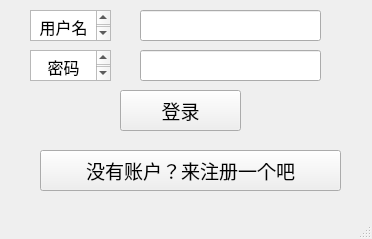
<?xml version="1.0" encoding="UTF-8"?>
<ui version="4.0">
 <class>Login</class>
 <widget class="QMainWindow" name="Login">
  <property name="geometry">
   <rect>
    <x>0</x>
    <y>0</y>
    <width>372</width>
    <height>239</height>
   </rect>
  </property>
  <property name="windowTitle">
   <string>MainWindow</string>
  </property>
  <widget class="QWidget" name="login">
   <widget class="QTextEdit" name="textEdit">
    <property name="geometry">
     <rect>
      <x>30</x>
      <y>10</y>
      <width>81</width>
      <height>31</height>
     </rect>
    </property>
    <property name="html">
     <string>&lt;!DOCTYPE HTML PUBLIC &quot;-//W3C//DTD HTML 4.0//EN&quot; &quot;http://www.w3.org/TR/REC-html40/strict.dtd&quot;&gt;
&lt;html&gt;&lt;head&gt;&lt;meta name=&quot;qrichtext&quot; content=&quot;1&quot; /&gt;&lt;style type=&quot;text/css&quot;&gt;
p, li { white-space: pre-wrap; }
&lt;/style&gt;&lt;/head&gt;&lt;body style=&quot; font-family:'SimSun'; font-size:9pt; font-weight:400; font-style:normal;&quot;&gt;
&lt;p align=&quot;center&quot; style=&quot; margin-top:0px; margin-bottom:0px; margin-left:0px; margin-right:0px; -qt-block-indent:0; text-indent:0px;&quot;&gt;&lt;span style=&quot; font-size:12pt;&quot;&gt;用户名&lt;/span&gt;&lt;/p&gt;&lt;/body&gt;&lt;/html&gt;</string>
    </property>
   </widget>
   <widget class="QTextEdit" name="textEdit_2">
    <property name="geometry">
     <rect>
      <x>30</x>
      <y>50</y>
      <width>81</width>
      <height>31</height>
     </rect>
    </property>
    <property name="html">
     <string>&lt;!DOCTYPE HTML PUBLIC &quot;-//W3C//DTD HTML 4.0//EN&quot; &quot;http://www.w3.org/TR/REC-html40/strict.dtd&quot;&gt;
&lt;html&gt;&lt;head&gt;&lt;meta name=&quot;qrichtext&quot; content=&quot;1&quot; /&gt;&lt;style type=&quot;text/css&quot;&gt;
p, li { white-space: pre-wrap; }
&lt;/style&gt;&lt;/head&gt;&lt;body style=&quot; font-family:'SimSun'; font-size:9pt; font-weight:400; font-style:normal;&quot;&gt;
&lt;p align=&quot;center&quot; style=&quot; margin-top:0px; margin-bottom:0px; margin-left:0px; margin-right:0px; -qt-block-indent:0; text-indent:0px;&quot;&gt;&lt;span style=&quot; font-size:12pt;&quot;&gt;密码&lt;/span&gt;&lt;/p&gt;&lt;/body&gt;&lt;/html&gt;</string>
    </property>
   </widget>
   <widget class="QLineEdit" name="lineEdit_ID">
    <property name="geometry">
     <rect>
      <x>140</x>
      <y>10</y>
      <width>181</width>
      <height>31</height>
     </rect>
    </property>
   </widget>
   <widget class="QLineEdit" name="lineEdit_password">
    <property name="geometry">
     <rect>
      <x>140</x>
      <y>50</y>
      <width>181</width>
      <height>31</height>
     </rect>
    </property>
   </widget>
   <widget class="QPushButton" name="button_Login">
    <property name="geometry">
     <rect>
      <x>120</x>
      <y>90</y>
      <width>121</width>
      <height>41</height>
     </rect>
    </property>
    <property name="font">
     <font>
      <family>Agency FB</family>
      <pointsize>14</pointsize>
     </font>
    </property>
    <property name="text">
     <string>登录</string>
    </property>
   </widget>
   <widget class="QPushButton" name="button_register">
    <property name="geometry">
     <rect>
      <x>40</x>
      <y>150</y>
      <width>301</width>
      <height>41</height>
     </rect>
    </property>
    <property name="font">
     <font>
      <family>Agency FB</family>
      <pointsize>14</pointsize>
     </font>
    </property>
    <property name="text">
     <string>没有账户？来注册一个吧</string>
    </property>
   </widget>
  </widget>
  <widget class="QMenuBar" name="menubar">
   <property name="geometry">
    <rect>
     <x>0</x>
     <y>0</y>
     <width>372</width>
     <height>22</height>
    </rect>
   </property>
  </widget>
  <widget class="QStatusBar" name="statusbar"/>
 </widget>
 <resources/>
 <connections/>
</ui>
